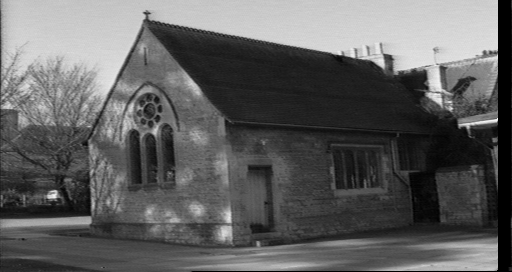
#> input picture lab_2/img/chapel_0.png, 512 x 272 px
$ python lab2_part2.py
#> lines starting #> are read from the running program, lines starting #| are printed output that depends on the picture; long printed decimals are rounded
"""
AVG Lab 2 - Part 2 : Epipolar Geometry, Computing fundamental matrix
Example use:
> cd lab2_folder
> python lab2_part2.py

Submission: Please submit this code completed and commented. You need to comment
everything you add and explain why you add it.
"""

import argparse
from matplotlib import pyplot as plt
import numpy as np
import cv2
from constants import F_gt
# The following imports are for printing with file name and line numbers
import logging
logging.basicConfig(format='[%(module)s | l.%(lineno)d] %(message)s')
logging.getLogger().setLevel(logging.INFO)

def normalize_transformation(points: np.ndarray) -> np.ndarray:
    """
    Compute a similarity transformation matrix that translate the points such that
    their center is at the origin & the avg distance from the origin is sqrt(2)
    :param points: <float: num_points, 2> set of key points on an image
    :return: (sim_trans <float, 3, 3>)
    """

    # Find center of the set of points by computing mean of x & y
    center = np.mean(points, axis=0)

    # Matrix of distance from every point to the origin, shape: <num_points, 1>
    dist = np.linalg.norm(points - center, axis=1).reshape(-1, 1)

    # Scale factor the similarity transformation = sqrt(2) / (mean of dist)
    s = np.sqrt(2) / np.mean(dist)
    sim_trans = np.array([
        [s,     0,      -s * center[0]],
        [0,     s,      -s * center[1]],
        [0,     0,      1]
    ])
    return sim_trans

def homogenize(points: np.ndarray) -> np.ndarray:
    """
    Convert points to homogeneous coordinate
    :param points: <float: num_points, num_dim>
    :return: <float: num_points, 3>
    """
    return np.concatenate((points, np.ones((points.shape[0], 1))), axis=1)

def main(args):
    """
    In this part, we will estimate the fundamental matrix F from point correspondences
    between two images using the normalized 8-point algorithm.

    Input:
    - Two images of the same scene taken from different viewpoints

    Output:
    - The estimated fundamental matrix F
    """
    logging.info("args = %s", args)

    # Read image & put them in grayscale
    # queryImage
    img1 = cv2.imread(args.img_1, 0)
#> img1 is the input picture: shape (272, 512); min 0, max 245, mean 96.2
    # trainImage
    img2 = cv2.imread(args.img_2, 0)
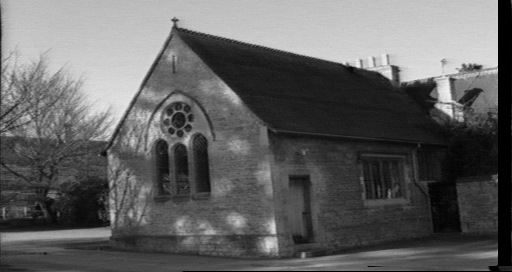
#> input picture lab_2/img/chapel_1.png, 512 x 272 px
#> img2 is the input picture: shape (272, 512); min 0, max 241, mean 97.9


    # The following part is for automatically getting pairs of corresponding points from two images
    orb = cv2.ORB_create()
    # Detect keypoints & compute descriptors automatically (Don't hesitate to google/LLM what this does)
    kp1, des1 = orb.detectAndCompute(img1, None)
#> kp1 = 479 keypoints; strongest (x, y, size): (468, 126, 31), (54, 194, 53.6), (423, 73, 64.3), (55, 196, 44.6)
    kp2, des2 = orb.detectAndCompute(img2, None)
#> kp2 = 485 keypoints; strongest (x, y, size): (430, 80, 77.1), (396, 67, 53.6), (389, 76, 53.6), (358, 66, 31)

    # Match keypoints using a brute-force matcher
    bf = cv2.BFMatcher(cv2.NORM_HAMMING, crossCheck=True)
    matches = bf.match(des1, des2)
#> matches = 234 matches


    # Organize key points into matrix, each row is a point
    query_kpts = np.array([kp1[m.queryIdx].pt for m in matches]).reshape((-1, 2))  # shape: <num_pts, 2>
#> query_kpts = 234 pairs, first value 46 to 480, second value 44 to 227
    train_kpts = np.array([kp2[m.trainIdx].pt for m in matches]).reshape((-1, 2))  # shape: <num_pts, 2>
#> train_kpts = 234 pairs, first value 94.56 to 464.4, second value 55 to 234

    # plot matches
    img_matches = cv2.drawMatches(img1, kp1, img2, kp2, matches, None, flags=cv2.DrawMatchesFlags_NOT_DRAW_SINGLE_POINTS)
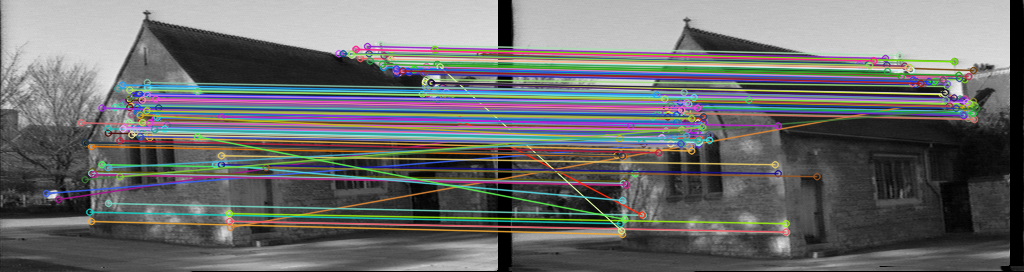
#> img_matches: shape (272, 1024, 3); mean of channels 0, 1, 2 109, 108.9, 108; drawn as B, G, R
    plt.imshow(img_matches)
    plt.title('Matched Keypoints')
    plt.show()

    # The following follows Algorithm 1 from the lab subject
    # Normalize keypoints
    T_query = normalize_transformation(query_kpts)  # get the similarity transformation for normalizing query kpts
#> in normalize_transformation, `center = np.mean(points, axis=0)`: center = [246.4, 107.2]
#> in normalize_transformation, `dist = np.linalg.norm(points - center, axis=1).reshape(-1, 1)`: dist = 234 values, max 239.6 at index 17, min 27.03 at index 215, mean 136.6
#> in normalize_transformation, `s = np.sqrt(2) / np.mean(dist)`: s = 0.0104
#> in normalize_transformation, `sim_trans = np.array([ [s,     0,      -s * center[0]], [0,     s,    ..`: sim_trans = [[0.0104, 0, -2.55], [0, 0.0104, -1.11], [0, 0, 1]]
#> T_query has the same summary as sim_trans in normalize_transformation
    T_train = normalize_transformation(train_kpts)  # get the similarity transformation for normalizing train kpts
#> T_train = [[0.011, 0, -2.93], [0, 0.011, -1.29], [0, 0, 1]]

    # Homogenize and transform keypoints
    # ... you may need to add more lines here

    # Homogenize the points
    normalized_query_kpts = homogenize(query_kpts)
#> normalized_query_kpts = 234 rows, first 8: [399, 72, 1], [138, 106, 1], [426, 88, 1], [155, 133, 1], [424, 70, 1], [141, 108, 1], [425, 83, 1], [381, 52, 1]
    normalized_train_kpts = homogenize(train_kpts)
#> normalized_train_kpts = 234 rows, first 8: [405, 83, 1], [165, 115, 1], [436, 99, 1], [186, 144, 1], [434, 80, 1], [169.2, 117.6, 1], [430, 94, 1], [387.6, 62.4, 1]

    # Apply the transformation to the points
    normalized_query_kpts = np.dot(T_query, normalized_query_kpts.T).T
#> normalized_query_kpts = 234 rows, first 8: [1.58, -0.365, 1], [-1.12, -0.0129, 1], [1.86, -0.199, 1], [-0.946, 0.267, 1], [1.84, -0.386, 1], [-1.09, 0.0078, 1], [1.85, -0.251, 1], [1.39, -0.572, 1]
    normalized_train_kpts = np.dot(T_train, normalized_train_kpts.T).T
#> normalized_train_kpts = 234 rows, first 8: [1.54, -0.372, 1], [-1.11, -0.0185, 1], [1.88, -0.195, 1], [-0.876, 0.302, 1], [1.86, -0.405, 1], [-1.06, 0.0102, 1], [1.82, -0.25, 1], [1.35, -0.599, 1]

    # Construct homogeneous linear equation to find fundamental matrix
    # ... you may add lines here

    # Constucting A matrix for the linear equation
    A = np.zeros((len(normalized_query_kpts), 9))
    for i in range(len(normalized_query_kpts)):
        x, y, _ = normalized_query_kpts[i]
        u, v, _ = normalized_train_kpts[i]
        A[i] = [u*x, u*y, u, v*x, v*y, v, x, y, 1]
#> this loop made 234 passes
#> (x, y, u, v) on passes 1 to 3: (1.58, -0.365, 1.54, -0.372), (-1.12, -0.0129, -1.11, -0.0185), (1.86, -0.199, 1.88, -0.195)

    # Find vector f by solving A f = 0 using SVD
    # ... you may add lines here
    f = np.linalg.svd(A)[2][-1]
#> f = [0.00775, -0.205, 0.315, 0.205, 0.0119, 0.575, -0.324, -0.617, -0.0166]


    # Arrange f into 3x3 matrix to get fundamental matrix F
    F = f.reshape(3, 3)
#> F = [[0.00775, -0.205, 0.315], [0.205, 0.0119, 0.575], [-0.324, -0.617, -0.0166]]
    print('rank F: ', np.linalg.matrix_rank(F))  # should be = 3
#| rank F:  3

    # Force F to have rank 2
    # ... you may need to add more lines here
    # Approximate F with the close matrix F_hat under Frobenius norm.
    # Do this keeping only the largest singular value of F and setting the others to 0
    U, S, V = np.linalg.svd(F)
#> U = [[0.122, -0.534, 0.837], [-0.347, -0.813, -0.468], [0.93, -0.233, -0.284]]; S = [0.73, 0.684, 0.00308]; V = [[-0.509, -0.826, -0.242], [-0.139, 0.356, -0.924], [0.849, -0.437, -0.296]]
    print('S: ', S)
#| S:  [0.7298 0.6836 0.003076]
    S[-1] = 0
    print('S: ', S)
#| S:  [0.7298 0.6836 0.        ]
    F = np.dot(U, np.dot(np.diag(S), V))
#> F = [[0.00556, -0.204, 0.316], [0.206, 0.0112, 0.574], [-0.323, -0.617, -0.0169]]
    assert np.linalg.matrix_rank(F) == 2, 'Fundamental matrix must have rank 2'

    # De-normalize F
    # hint: last line of Algorithme 1 in the lab subject
    F = np.dot(T_train.T, np.dot(F, T_query))
#> F = [[6.36e-07, -2.33e-05, 0.00583], [2.36e-05, 1.29e-06, 0.000397], [-0.00627, -0.000369, -0.0987]]

    # Check if F is correct
    logging.info("(F - F_gt) = %s", F - F_gt)
    # Save new F in order to test using lab2_part1.py
    np.savetxt(args.F_new, F)


if __name__ == "__main__":
    parser = argparse.ArgumentParser(description='Description of your program')
    parser.add_argument('--img_1', help='', default="img/chapel_0.png")
    parser.add_argument('--img_2', help='', default="img/chapel_1.png")
    parser.add_argument('--F_new', help='', default="estimated_F.txt")
    args = parser.parse_args()

    main(args)
